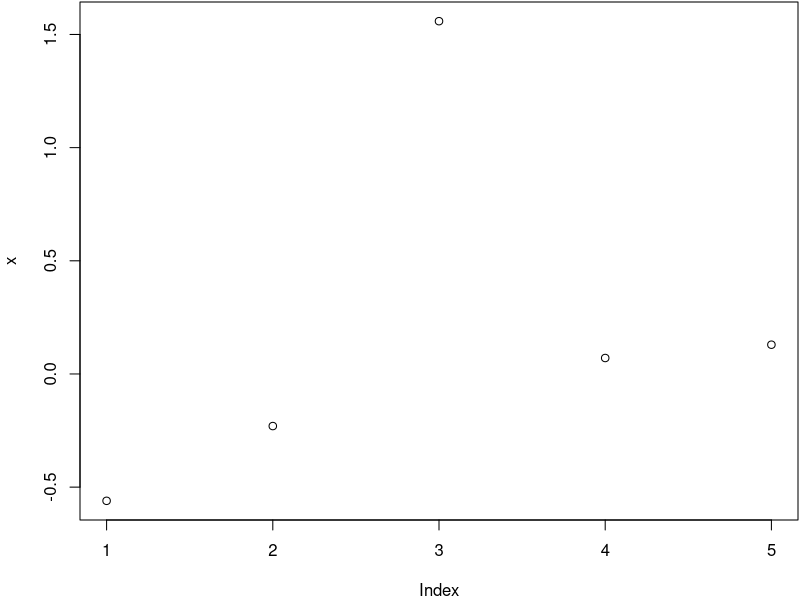

Write R code to recreate this figure.
#' ---
#' title: "knitr-spn.R"
#' author: Takanori Watanabe
#' date: Nov 1, 2016
#' output:
#'    html_document:
#'      keep_md: true
#'      toc: true
#'      toc_depth: 2
#' ---


#' This is a special R script which can be used to generate a report. You can
#' write normal text in roxygen comments.
#'
#' First we set up some options (you do not have to do this):

#+ setup, include=FALSE
library(knitr)
opts_chunk$set(fig.path = 'figure/silk-')

#' The report begins here.

#+ test-a, cache=FALSE
# boring examples as usual
set.seed(123)
x = rnorm(5)
mean(x)

#' You can use the special syntax {{code}} to embed inline expressions, e.g.
#' {{mean(x) + 2}}
#' is the mean of x plus 2.
#' The code itself may contain braces, but these are not checked.  Thus,
#' perfectly valid (though very strange) R code such as `{{2 + 3}} - {{4 - 5}}`
#' can lead to errors because `2 + 3}} - {{4 - 5` will be treated as inline code.
#'
#' Now we continue writing the report. We can draw plots as well.

#+ test-b, fig.width=5, fig.height=5
par(mar = c(4, 4, .1, .1)); plot(x)

#' Actually you do not have to write chunk options, in which case knitr will use
#' default options. For example, the code below has no options attached:

var(x)
quantile(x)

#' And you can also write two chunks successively like this:

#+ test-chisq5
sum(x^2) # chi-square distribution with df 5
#+ test-chisq4
sum((x - mean(x))^2) # df is 4 now